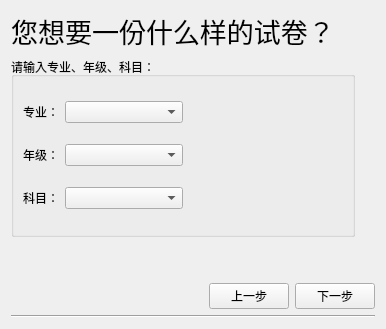
     <widget class="QWidget" name="theme">
      <layout class="QHBoxLayout" name="horizontalLayout_15">
       <item>
        <layout class="QVBoxLayout" name="verticalLayout_26">
         <item>
          <layout class="QVBoxLayout" name="verticalLayout_9">
           <item>
            <layout class="QVBoxLayout" name="verticalLayout_8">
             <item>
              <layout class="QHBoxLayout" name="horizontalLayout_13">
               <item>
                <widget class="QLabel" name="label_7">
                 <property name="font">
                  <font>
                   <family>宋体</family>
                   <pointsize>20</pointsize>
                  </font>
                 </property>
                 <property name="text">
                  <string>您想要一份什么样的试卷？</string>
                 </property>
                 <property name="textFormat">
                  <enum>Qt::RichText</enum>
                 </property>
                 <property name="alignment">
                  <set>Qt::AlignCenter</set>
                 </property>
                </widget>
               </item>
               <item>
                <spacer name="horizontalSpacer_4">
                 <property name="orientation">
                  <enum>Qt::Horizontal</enum>
                 </property>
                 <property name="sizeHint" stdset="0">
                  <size>
                   <width>40</width>
                   <height>20</height>
                  </size>
                 </property>
                </spacer>
               </item>
              </layout>
             </item>
             <item>
              <layout class="QHBoxLayout" name="horizontalLayout_14">
               <item>
                <widget class="QGroupBox" name="groupBox_2">
                 <property name="title">
                  <string>请输入专业、年级、科目：</string>
                 </property>
                 <layout class="QHBoxLayout" name="horizontalLayout_41">
                  <item>
                   <layout class="QVBoxLayout" name="verticalLayout_6">
                    <item>
                     <layout class="QHBoxLayout" name="horizontalLayout_10">
                      <item>
                       <widget class="QLabel" name="label_4">
                        <property name="text">
                         <string>专业：</string>
                        </property>
                       </widget>
                      </item>
                      <item>
                       <widget class="QComboBox" name="comboBox_major">
                        <property name="sizePolicy">
                         <sizepolicy hsizetype="Expanding" vsizetype="Fixed">
                          <horstretch>0</horstretch>
                          <verstretch>0</verstretch>
                         </sizepolicy>
                        </property>
                       </widget>
                      </item>
                     </layout>
                    </item>
                    <item>
                     <layout class="QHBoxLayout" name="horizontalLayout_11">
                      <item>
                       <widget class="QLabel" name="label_5">
                        <property name="text">
                         <string>年级：</string>
                        </property>
                       </widget>
                      </item>
                      <item>
                       <widget class="QComboBox" name="comboBox_grade">
                        <property name="sizePolicy">
                         <sizepolicy hsizetype="Expanding" vsizetype="Fixed">
                          <horstretch>0</horstretch>
                          <verstretch>0</verstretch>
                         </sizepolicy>
                        </property>
                       </widget>
                      </item>
                     </layout>
                    </item>
                    <item>
                     <layout class="QHBoxLayout" name="horizontalLayout_12">
                      <item>
                       <widget class="QLabel" name="label_6">
                        <property name="text">
                         <string>科目：</string>
                        </property>
                       </widget>
                      </item>
                      <item>
                       <widget class="QComboBox" name="comboBox_course">
                        <property name="sizePolicy">
                         <sizepolicy hsizetype="Expanding" vsizetype="Fixed">
                          <horstretch>0</horstretch>
                          <verstretch>0</verstretch>
                         </sizepolicy>
                        </property>
                       </widget>
                      </item>
                     </layout>
                    </item>
                   </layout>
                  </item>
                  <item>
                   <spacer name="horizontalSpacer_14">
                    <property name="orientation">
                     <enum>Qt::Horizontal</enum>
                    </property>
                    <property name="sizeHint" stdset="0">
                     <size>
                      <width>40</width>
                      <height>20</height>
                     </size>
                    </property>
                   </spacer>
                  </item>
                 </layout>
                </widget>
               </item>
               <item>
                <spacer name="verticalSpacer_4">
                 <property name="orientation">
                  <enum>Qt::Vertical</enum>
                 </property>
                 <property name="sizeType">
                  <enum>QSizePolicy::Preferred</enum>
                 </property>
                 <property name="sizeHint" stdset="0">
                  <size>
                   <width>20</width>
                   <height>180</height>
                  </size>
                 </property>
                </spacer>
               </item>
              </layout>
             </item>
            </layout>
           </item>
           <item>
            <layout class="QHBoxLayout" name="horizontalLayout_8">
             <item>
              <widget class="QLabel" name="label_3">
               <property name="text">
                <string/>
               </property>
               <property name="pixmap">
                <pixmap resource="resource.qrc">:/UI/guide_bkg.png</pixmap>
               </property>
              </widget>
             </item>
             <item>
              <spacer name="horizontalSpacer_3">
               <property name="orientation">
                <enum>Qt::Horizontal</enum>
               </property>
               <property name="sizeHint" stdset="0">
                <size>
                 <width>40</width>
                 <height>20</height>
                </size>
               </property>
              </spacer>
             </item>
             <item>
              <layout class="QVBoxLayout" name="verticalLayout_5">
               <item>
                <spacer name="verticalSpacer_3">
                 <property name="orientation">
                  <enum>Qt::Vertical</enum>
                 </property>
                 <property name="sizeType">
                  <enum>QSizePolicy::Expanding</enum>
                 </property>
                 <property name="sizeHint" stdset="0">
                  <size>
                   <width>20</width>
                   <height>40</height>
                  </size>
                 </property>
                </spacer>
               </item>
               <item>
                <layout class="QHBoxLayout" name="horizontalLayout_9">
                 <item>
                  <widget class="QPushButton" name="theme_prev">
                   <property name="text">
                    <string>上一步</string>
                   </property>
                  </widget>
                 </item>
                 <item>
                  <widget class="QPushButton" name="theme_next">
                   <property name="text">
                    <string>下一步</string>
                   </property>
                  </widget>
                 </item>
                </layout>
               </item>
              </layout>
             </item>
            </layout>
           </item>
          </layout>
         </item>
         <item>
          <widget class="Line" name="line_2">
           <property name="orientation">
            <enum>Qt::Horizontal</enum>
           </property>
          </widget>
         </item>
        </layout>
       </item>
      </layout>
     </widget>
